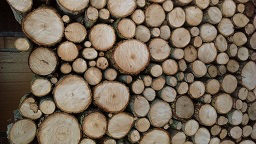
#> input picture Images/Chapter3/Input/Logs.png, 256 x 144 px
$ python Erosion.py
#> lines starting #> are read from the running program, lines starting #| are printed output that depends on the picture
### ExamplesPython_3.6/Modules/ImageUtilities.py
'''
Feature Extraction and Image Processing
Mark S. Nixon & Alberto S. Aguado
http://www.southampton.ac.uk/~msn/book/
ImageUtilities: Helper module to support image read, create, show and write
                Uses PIL and numpy to work with arrays containing image data
'''

# Image load by using PIL
from PIL import Image

# Array to store image data
from numpy import array, zeros, amax, amin, clip

# Read an image returning an array with 3 color components
# [8 lines left out: function imageReadRGB, not called in this run]

# Read an image returning an array with 1 component
def imageReadL(fileName):
#> called with fileName = '../../Images/Chapter3/Input/Logs.png'
    inputImage = Image.open(fileName)
#> inputImage is the input picture: PIL image 256x144 RGBA; mean R, G, B, A 118.7, 104, 87.6, 255
    width, height = inputImage.size
#> width = 256; height = 144

    inputArray = array(inputImage)
    outputArray = zeros((height, width), dtype='uint8')

    # Combine pixel values, for each row and column
    for y in range(0, height):
        for x in range(0, width):
            rgb = inputArray[y,x]
            outputArray[y,x] = (int(rgb[0]) + int(rgb[1]) + int(rgb[2])) / 3
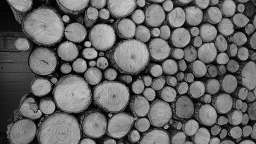
#> outputArray: shape (144, 256); min 0, max 208, mean 103.1

    return outputArray, width, height

# Save a image containing float as a gray level image
# [37 lines left out: functions imageSaveF, imageSaveL, imageSaveRGB, createImageRGB, not called in this run]

# Create a zero array with a color components
def createImageL(width, height):
    outputArray = zeros((height, width), dtype='uint8')

    return outputArray

# Create a zero array two float components
# [104 lines left out: functions createImageUV, createImage2I, createImageF, createImageNF, createImageFromDataF, createScaleImageL and 5 more, not called in this run]

# Show an array containing image data
def showImageL(image):
    # Create output and show
    outputImage = Image.fromarray(image, 'L')
    outputImage.show()

# Show an array containing image data
# [21 lines left out: function showImageF, not called in this run]

### ExamplesPython_3.6/Chapter3/Erosion.py
'''
Feature Extraction and Image Processing
Mark S. Nixon & Alberto S. Aguado
http://www.southampton.ac.uk/~msn/book/
Chapter 3
Erosion: Erosion morphological filter
'''

# Set module functions
from ImageUtilities import imageReadL, showImageL, createImageL

# Iteration
from timeit import itertools

'''
Parameters:
    pathToDir = Input image directory
    imageName = Input image name
    kernelSize = Size of the kernel
'''
pathToDir = "../../Images/Chapter3/Input/"
imageName = "Logs.png"
kernelSize = 5

# Read image into array
inputImage, width, height = imageReadL(pathToDir + imageName)
#> width = 256; height = 144

# Show input image
showImageL(inputImage)

# Create Kernel
kernelCentre = (kernelSize - 1) / 2
kernelImage = createImageL(kernelSize, kernelSize)

# Set the pixels of a flat kernel
for x in range(0, kernelSize):
    for y in range(0, kernelSize):
        kernelImage[y,x] =  1

# Create images to store the result
outputImage = createImageL(width, height)
#> outputImage: shape (144, 256); every value is 0

# Apply kernel
kernelCentre = int((kernelSize - 1) / 2)
for x,y in itertools.product(range(0, width), range(0, height)):

    minValue = 256;
    for wx,wy in itertools.product(range(0, kernelSize), range(0, kernelSize)):
        posY = y + wy - kernelCentre
        posX = x + wx - kernelCentre

        if posY > -1 and posY < height and  posX > -1 and posX <  width:
            sub = float(inputImage[posY,posX]) - kernelImage[wy, wx]

            if sub > 0 and sub < minValue: minValue = sub

    outputImage[y,x] = minValue
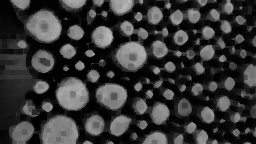
#> outputImage: shape (144, 256); min 1, max 189, mean 54.1

# Show output image
showImageL(outputImage)

$ run again, with Images/Chapter3/Input/Giraffe.png copied over Images/Chapter3/Input/Logs.png
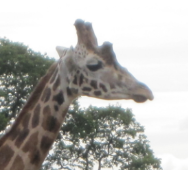
#> input picture Images/Chapter3/Input/Giraffe.png, 188 x 170 px
#> in imageReadL, inputImage is the input picture: PIL image 188x170 RGB; mean R, G, B 179, 177.8, 174.1
#> `inputImage, width, height = imageReadL(pathToDir + imageName)`: width = 188; height = 170
#> after the loop `for x,y in itertools.product(range(0, width), range(0, height)):`:
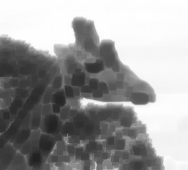
#> outputImage: shape (170, 188); min 34, max 254, mean 156.1

$ run again, with Images/Chapter3/Input/Horse.png copied over Images/Chapter3/Input/Logs.png
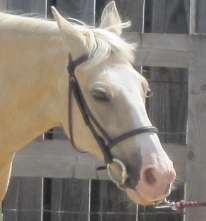
#> input picture Images/Chapter3/Input/Horse.png, 206 x 221 px
#> in imageReadL, inputImage is the input picture: PIL image 206x221 RGB; mean R, G, B 134.5, 126.5, 116.8
#> after the loop in imageReadL, `for y in range(0, height):`:
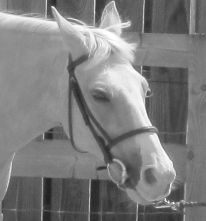
#> outputArray: shape (221, 206); min 30, max 255, mean 125.6
#> `inputImage, width, height = imageReadL(pathToDir + imageName)`: width = 206; height = 221
#> after the loop `for x,y in itertools.product(range(0, width), range(0, height)):`:
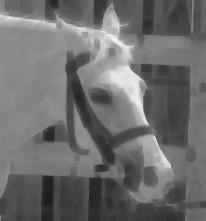
#> outputImage: shape (221, 206); min 29, max 240, mean 109.1
